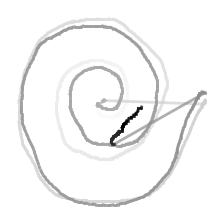
#> input picture test_render.png, 224 x 224 px
$ python check_cover_crop.py ../test_render.png
#> lines starting #> are read from the running program, lines starting #| are printed output that depends on the picture
#!/usr/bin/env python3
"""Cover-crop simulation: scale the preview to the 320.7x160 art-box aspect
with the CSS cover rule (scale = max(box_w/w, box_h/h), center-crop) and
verify nothing legible is lost — the padded wings should make the crop a
no-op."""
import sys
from pathlib import Path

from PIL import Image

src = Path(sys.argv[1] if len(sys.argv) > 1 else
           "/Users/olivialiau/portfolio-site/assets/pd-drawings-method-schematic.png")
img = Image.open(src)
#> img is the input picture: PIL image 224x224 RGB; min 0, max 255, mean 247
w, h = img.size
#> w = 224; h = 224
box_w, box_h = 320.7, 160.0
scale = max(box_w / w, box_h / h)
#> scale = 1.43
new_w, new_h = round(w * scale), round(h * scale)
#> new_w = 321; new_h = 321
img2 = img.resize((new_w, new_h), Image.LANCZOS)
crop_x = round((new_w - box_w) / 2)
#> crop_x = 0
crop_y = round((new_h - box_h) / 2)
#> crop_y = 80
crop = img2.crop((crop_x, crop_y, crop_x + round(box_w), crop_y + round(box_h)))
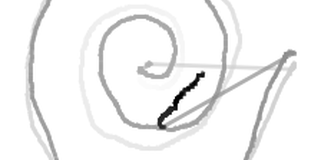
#> crop: PIL image 321x160 RGB; min 0, max 255, mean 243.6
print(f"source {w}x{h} -> scaled {new_w}x{new_h} -> cropped {crop.size}")
#| source 224x224 -> scaled 321x321 -> cropped (321, 160)
print(f"pixels cropped: left/right {crop_x}px each, top/bottom {crop_y}px each")
#| pixels cropped: left/right 0px each, top/bottom 80px each
out = Path("/tmp/pd_cover_sim.png")
crop.save(out)
print(f"simulation written: {out}")
if crop_x == 0 and crop_y == 0:
    print("COVER CROP IS A NO-OP — nothing clipped")
else:
    print("WARNING: content clipped — check the simulation")
